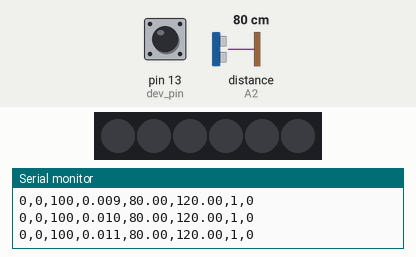
The sketch below on a simulated Arduino Uno, built with avr-gcc and run on an emulated ATmega328P. Parts: 6 RGB LEDs in strip order, left to right, the last lines printed to the serial monitor. The inputs (shaded band) are chosen by the test bench; at power-on: distance to the obstacle (sensor on A2) 80 cm, pin 13 (dev_pin) HIGH. The echo pulse lasts 58.3 µs per cm.

Above: at 1.3 s.
1.4 s: distance to the obstacle (sensor on A2) set to 2 cm
At 3.5 s:
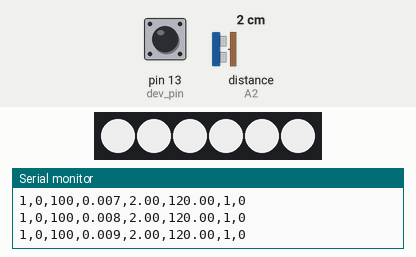
4.4 s: distance to the obstacle (sensor on A2) set to 250 cm
7.4 s: distance to the obstacle (sensor on A2) set to 18 cm
At 7.75 s:
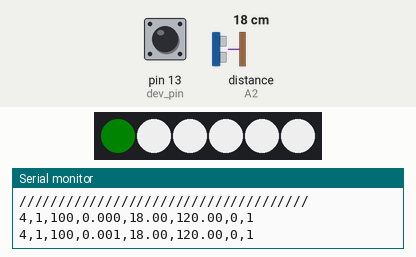
9.4 s: distance to the obstacle (sensor on A2) set to 4 cm
At 10.55 s:
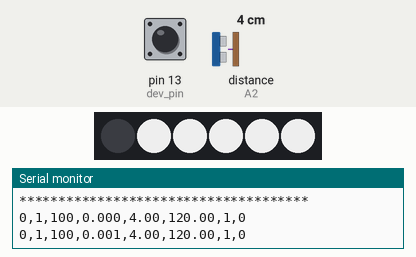
Timing chart, 0 to 12.5 s (numbered marks = the images above; inputs shaded):
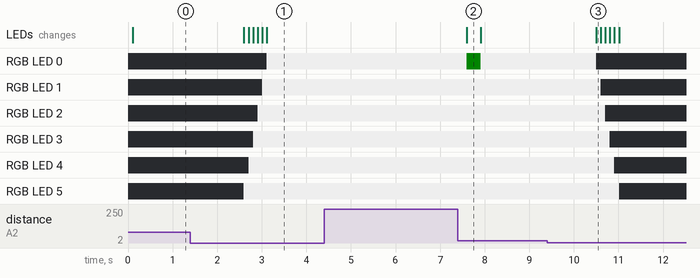

The sketch:

luminaria_saudavel.ino
```cpp
// (licence header left out)
#include "FastLED.h"
#define DATA_PIN A0
#define NUM_LEDS (6)

#include "Ultrasonic.h"
// https://github.com/ErickSimoes/Ultrasonic

#define TRIG_PIN A1
#define ECHO_PIN A2

Ultrasonic us(TRIG_PIN, ECHO_PIN);

#define BRIGHTNESS  200
#define MILLIS_PER_FRAME 100
#define MILLIS_PER_DEBUG 2


CRGB leds[NUM_LEDS];

/////////////////////////////////////////////////////////////
// cada "frame" vale um décimo de segundo, os tempos são contados em frames

const long t_acende = 6L; //
const long t_liga = 33000L; // 55 minutos contado em milisegundos
const long t_alerta = 3000L; //  5 minutos, contado em milisegundos
const long t_pulsar = 12L;
const long t_afastado =  3000L; // 5 minutos, tempo minimo afastado

const long t_muda = 6000L; // 10 minutos
const long t_apaga = 6L; //
/////////////////////////////////////////////////////////////

const float d_presente = 120.0; // cm
const float d_gesto = 10.0; // cm
const long t_gesto = 1000L; // tempo em ms = 1 segundos
const long t_longe = 3000L; // tantos microsegundos sem detectar significa ausencia

/////////////////////////////////////////////////////////////

byte estado;
byte estado_antes;
long frame;
long frame_antes;

long t_ciclo;
long ultima_vez;
long t_medida;
float distancia;

/////////////////////////////////////////////////////////////
// MAQUINA DE ESTADOS FINITOS
/////////////////////////////////////////////////////////////
const byte APAGADO = 0;
const byte ACESO = 1;
const byte ALERTA = 2;
const byte PULSAR = 3;
const byte AUSENTE = 4;

/////////////////////////////////////////////////////////////

boolean gesto = false;
boolean ativado = false;
boolean detect = false;
boolean detect_antes = false;
long t_detect;

boolean ausente = true;
boolean presente = false;
long t_presente;
long t_ausente;

/////////////////////////////////////////////////////////////
// MODO DE DESENVOLVIMENTO
/////////////////////////////////////////////////////////////
const int dev_pin = 13;
/////////////////////////////////////////////////////////////

void setup() {
  delay(100);

  Serial.begin(115200);

  FastLED.addLeds<NEOPIXEL, DATA_PIN>(leds, NUM_LEDS);
  FastLED.setBrightness(BRIGHTNESS);

  pinMode (dev_pin, INPUT_PULLUP);

  estado = APAGADO;
  frame = 0;

  for (int j = 0; j < NUM_LEDS; j++) {
    leds[j] = CRGB::Black;
  }
  prox_estado(APAGADO);
  ultima_vez = millis();
  t_medida = -t_gesto;
}

void loop() {
  // modo desenvolvimento
  if (digitalRead(dev_pin) == LOW) {
    t_ciclo = MILLIS_PER_DEBUG;
  }
  else {
    t_ciclo = MILLIS_PER_FRAME;
  }

  if (millis() - t_medida > t_gesto / 10) {
    le_dist();
    t_medida = millis();
  }

  // maquina de estados finitos
  //mudar();
  switch (estado) {
    case APAGADO:
      estado_apagado();
      break;

    case ACESO:
      estado_aceso();
      break;

    case ALERTA:
      estado_alerta();
      break;

    case PULSAR:
      estado_pulsar();
      break;

    case AUSENTE:
      estado_ausente();
      break;

  }

  Serial.print(estado);
  Serial.print(",");
  Serial.print(estado_antes);
  Serial.print(",");
  Serial.print(t_ciclo);
  Serial.print(",");
  Serial.print((float(frame) / 1000.0), 3);
  Serial.print(",");
  Serial.print(distancia);
  Serial.print(",");
  Serial.print(d_presente);
  Serial.print(",");
  Serial.print(presente);
  Serial.print(",");
  Serial.print(ausente);
  Serial.println();

  // delay(t_ciclo);
  while (millis() - ultima_vez < t_ciclo) {
    // faz nada
  }
  ultima_vez = millis();

  frame++;
}

void prox_estado (int e) {
  gesto = false;
  estado_antes = estado;
  frame_antes = frame;
  estado = e;
  frame = 0;
}

void undo_estado() {
  estado = estado_antes;
  frame = frame_antes + frame;
}

void estado_apagado() {
  float qt = (NUM_LEDS - 1) * float(frame) / float(t_apaga);
  for ( long j = 0; j < NUM_LEDS; j++) {
    if (qt >= j) {
      leds[j] = CRGB::Black;
    }
    FastLED.show();
  }
  if (gesto) prox_estado(ACESO);
}

void estado_aceso() {
  float qt = (NUM_LEDS - 1) * float(frame) / float(t_acende);
  for ( long j = 0; j < NUM_LEDS; j++) {
    if (qt >= j) {
      leds[(NUM_LEDS - 1) - j] = CRGB::White;
    }
    FastLED.show();
  }
  if (gesto) prox_estado(APAGADO);
  if (frame >= t_liga) prox_estado(ALERTA);
}


void estado_alerta() {
  float qt = (NUM_LEDS ) * float(frame) * 4.0 / float(t_alerta);
  for ( long j = 0; j < NUM_LEDS; j++) {
    if (qt >= j) {
      leds[(NUM_LEDS - 1) - j] = CRGB(255, 120, 0);
    }
    if (qt >= j + NUM_LEDS) {
      leds[(NUM_LEDS - 1) - j] = CRGB(255, 80, 0);
    }
    if (qt >= j + 2 * NUM_LEDS) {
      leds[(NUM_LEDS - 1) - j] = CRGB(255, 40, 0);
    }
    if (qt >= j + 3 * NUM_LEDS) {
      leds[(NUM_LEDS - 1) - j] = CRGB(255, 0, 0);
    }
    FastLED.show();
  }
  if (gesto) prox_estado(APAGADO);
  if (frame >= t_alerta) prox_estado(PULSAR);
}

void estado_pulsar() {
  float qt = (NUM_LEDS) * float(frame % t_pulsar) * 2.0 / float(t_pulsar);
  for ( long j = 0; j < NUM_LEDS; j++) {
    if (qt >= j) {
      leds[(NUM_LEDS - 1) - j] = CRGB(10, 0, 0);
    }
    if (qt >= j + NUM_LEDS) {
      leds[(NUM_LEDS - 1) - j] = CRGB::Red;
    }
    FastLED.show();
  }
//  if (gesto) prox_estado(APAGADO);
}

void estado_ausente() {
  float qt = (NUM_LEDS) * float(frame) / float(t_afastado);
  for ( long j = 0; j < NUM_LEDS; j++) {
    if (qt >= j) {
      leds[j] = CRGB(0, 10, 0);
    }

    FastLED.show();
  }

  if (presente) undo_estado();
  if (frame > t_afastado) prox_estado(APAGADO);
  //  if (gesto) prox_estado(APAGADO);
}

void le_dist() {
  distancia = us.read();
  gesto = false;
  boolean detect = (distancia <= d_gesto);
  if  (!detect_antes && detect) {
    t_detect = millis();
    Serial.println("_____________________________________");
  }
  if  (detect_antes && !detect) {
    ativado = false;
  }
  if (!ativado && detect && detect_antes && millis() - t_detect >= t_gesto) {
    gesto = true;
    ativado = true;
    Serial.println("*************************************");
  }
  detect_antes = detect;

  if (distancia <= d_presente && presente == false) {
    presente = true;
    ausente = false;
    t_presente = millis();
    Serial.println(">>>>>>>>>>>>>>>>>>>>>>>>>>>>>>>>>>>>>");
  }
  if (distancia > d_presente  && ausente == false) {
    ausente = true;
    t_ausente = millis();
    Serial.println("<<<<<<<<<<<<<<<<<<<<<<<<<<<<<<<<<<<<<");
  }
  if (ausente == true && presente == true && millis() - t_ausente >= t_longe) {
    presente = false;
    if (estado == ACESO || estado == ALERTA || estado == PULSAR) {
      prox_estado(AUSENTE);
    }
    Serial.println("/////////////////////////////////////");
  }
}
```

Measured:
- after the input at 1.4 s, RGB LED 0: off → RGB(200, 200, 200) after 1.7 s; RGB LED 1: off → RGB(200, 200, 200) after 1.6 s; RGB LED 2: off → RGB(200, 200, 200) after 1.5 s; RGB LED 3: off → RGB(200, 200, 200) after 1.4 s; RGB LED 4: off → RGB(200, 200, 200) after 1.3 s; the LEDs: first change after 1.2 s (image 1 shows a later state)
- after the input at 9.4 s, RGB LED 0: RGB(200, 200, 200) → off after 1.1 s; RGB LED 1: RGB(200, 200, 200) → off after 1.2 s; RGB LED 2: RGB(200, 200, 200) → off after 1.3 s; RGB LED 3: RGB(200, 200, 200) → off after 1.4 s; RGB LED 4: RGB(200, 200, 200) → off after 1.5 s; the LEDs: change after 1.1 s (image 3)
